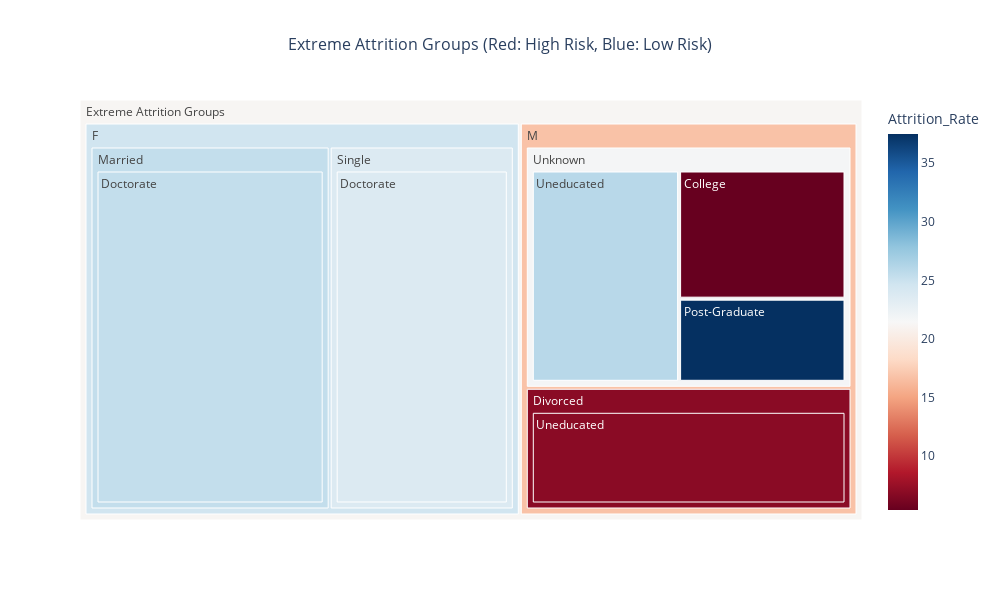

The cell this chart's notebook holds for it:
### Code cell
import plotly.express as px
import pandas as pd

def create_combined_extreme_treemap(data):
    # Define the extreme groups with the same conditions
    extreme_conditions = (
        # High risk groups
        ((data['Gender'] == 'M') & (data['Marital_Status'] == 'Unknown') & 
         (data['Education_Level'].isin(['Post-Graduate', 'Uneducated']))) |
        ((data['Gender'].isin(['F'])) & (data['Education_Level'] == 'Doctorate') & 
         (data['Marital_Status'].isin(['Married', 'Single']))) |
        # Low risk groups
        ((data['Gender'] == 'M') & (data['Marital_Status'] == 'Unknown') & 
         (data['Education_Level'] == 'College')) |
        ((data['Gender'] == 'M') & (data['Marital_Status'] == 'Divorced') & 
         (data['Education_Level'] == 'Uneducated'))
    )
    
    # Filter data
    filtered_data = data[extreme_conditions].copy()
    
    # Calculate attrition rates and group data
    grouped = filtered_data.groupby(['Gender', 'Marital_Status', 'Education_Level']).agg({
        'Attrition_Flag': ['count', 'sum']
    }).reset_index()
    
    grouped.columns = ['Gender', 'Marital_Status', 'Education_Level', 'Total', 'Attrited']
    grouped['Attrition_Rate'] = (grouped['Attrited'] / grouped['Total'] * 100).round(2)
    
    # Create treemap
    fig = px.treemap(
        grouped,
        path=[px.Constant("Extreme Attrition Groups"), 'Gender', 'Marital_Status', 'Education_Level'],
        values='Total',
        color='Attrition_Rate',
        color_continuous_scale='RdBu',  # Red for high risk, Blue for low risk
        hover_data=['Attrition_Rate', 'Total', 'Attrited'],
        title='Extreme Attrition Groups (Red: High Risk, Blue: Low Risk)'
    )
    
    fig.update_layout(
        width=1000,
        height=600,
        title_x=0.5,
        title_font_size=16
    )
    
    fig.update_traces(
        hovertemplate="""
        <b>%{label}</b><br>
        Attrition Rate: %{customdata[0]:.1f}%<br>
        Total Customers: %{customdata[1]}<br>
        Attrited: %{customdata[2]}<br>
        <extra></extra>
        """
    )
    
    fig.show()

# Create visualization
create_combined_extreme_treemap(df)

### Figure 1 — Plotly figure (JSON) as saved in the notebook; plotly's stock layout.template omitted (floating-point values rounded to 4 significant figures)
{"data": [{"branchvalues": "total", "customdata": [[5.41, 37, 2, 5.41], [25.4, 126, 32, 25.4], [23.71, 97, 23, 23.71], [37.5, 24, 9, 37.5], [6.9, 58, 4, 6.9], [25.93, 54, 14, 25.93], [6.9, 58, 4, 6.9], [25.4, 126, 32, 25.4], [23.71, 97, 23, 23.71], [21.74, 115, "(?)", 21.74], [24.66, 223, "(?)", 24.66], [16.77, 173, "(?)", 16.77], [21.21, 396, "(?)", 21.21]], "domain": {"x": [0, 1], "y": [0, 1]}, "hovertemplate": "\n        <b>%{label}</b><br>\n        Attrition Rate: %{customdata[0]:.1f}%<br>\n        Total Customers: %{customdata[1]}<br>\n        Attrited: %{customdata[2]}<br>\n        <extra></extra>\n        ", "ids": ["Extreme Attrition Groups/M/Unknown/College", "Extreme Attrition Groups/F/Married/Doctorate", "Extreme Attrition Groups/F/Single/Doctorate", "Extreme Attrition Groups/M/Unknown/Post-Graduate", "Extreme Attrition Groups/M/Divorced/Uneducated", "Extreme Attrition Groups/M/Unknown/Uneducated", "Extreme Attrition Groups/M/Divorced", "Extreme Attrition Groups/F/Married", "Extreme Attrition Groups/F/Single", "Extreme Attrition Groups/M/Unknown", "Extreme Attrition Groups/F", "Extreme Attrition Groups/M", "Extreme Attrition Groups"], "labels": ["College", "Doctorate", "Doctorate", "Post-Graduate", "Uneducated", "Uneducated", "Divorced", "Married", "Single", "Unknown", "F", "M", "Extreme Attrition Groups"], "marker": {"coloraxis": "coloraxis", "colors": [5.41, 25.4, 23.71, 37.5, 6.9, 25.93, 6.9, 25.4, 23.71, 21.74, 24.66, 16.77, 21.21]}, "name": "", "parents": ["Extreme Attrition Groups/M/Unknown", "Extreme Attrition Groups/F/Married", "Extreme Attrition Groups/F/Single", "Extreme Attrition Groups/M/Unknown", "Extreme Attrition Groups/M/Divorced", "Extreme Attrition Groups/M/Unknown", "Extreme Attrition Groups/M", "Extreme Attrition Groups/F", "Extreme Attrition Groups/F", "Extreme Attrition Groups/M", "Extreme Attrition Groups", "Extreme Attrition Groups", ""], "type": "treemap", "values": [37, 126, 97, 24, 58, 54, 58, 126, 97, 115, 223, 173, 396]}], "layout": {"coloraxis": {"colorbar": {"title": {"text": "Attrition_Rate"}}, "colorscale": [[0, "rgb(103,0,31)"], [0.1, "rgb(178,24,43)"], [0.2, "rgb(214,96,77)"], [0.3, "rgb(244,165,130)"], [0.4, "rgb(253,219,199)"], [0.5, "rgb(247,247,247)"], [0.6, "rgb(209,229,240)"], [0.7, "rgb(146,197,222)"], [0.8, "rgb(67,147,195)"], [0.9, "rgb(33,102,172)"], [1, "rgb(5,48,97)"]]}, "height": 600, "legend": {"tracegroupgap": 0}, "title": {"font": {"size": 16}, "text": "Extreme Attrition Groups (Red: High Risk, Blue: Low Risk)", "x": 0.5}, "width": 1000}}
